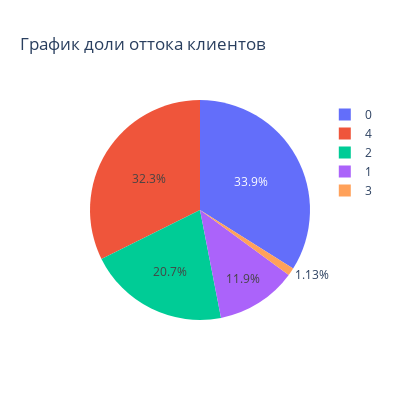

Write notebook code for a chart like this one.
### Code cell
# визуализация оттока клиентов
fig = go.Figure(data=[go.Pie(labels=df.query('churn == True')['cluster'].value_counts().index,
                             values=df.query('churn == True')['cluster'].value_counts())])
fig.update_layout(
    width=400,
    height=400,
    title='График доли оттока клиентов'
)
fig.show()

### Figure 1 — Plotly figure (JSON) as saved in the notebook; plotly's stock layout.template omitted (floating-point values rounded to 4 significant figures)
{"data": [{"labels": [0, 4, 2, 1, 3], "type": "pie", "values": [360, 343, 220, 126, 12]}], "layout": {"height": 400, "title": {"text": "График доли оттока клиентов"}, "width": 400}}
